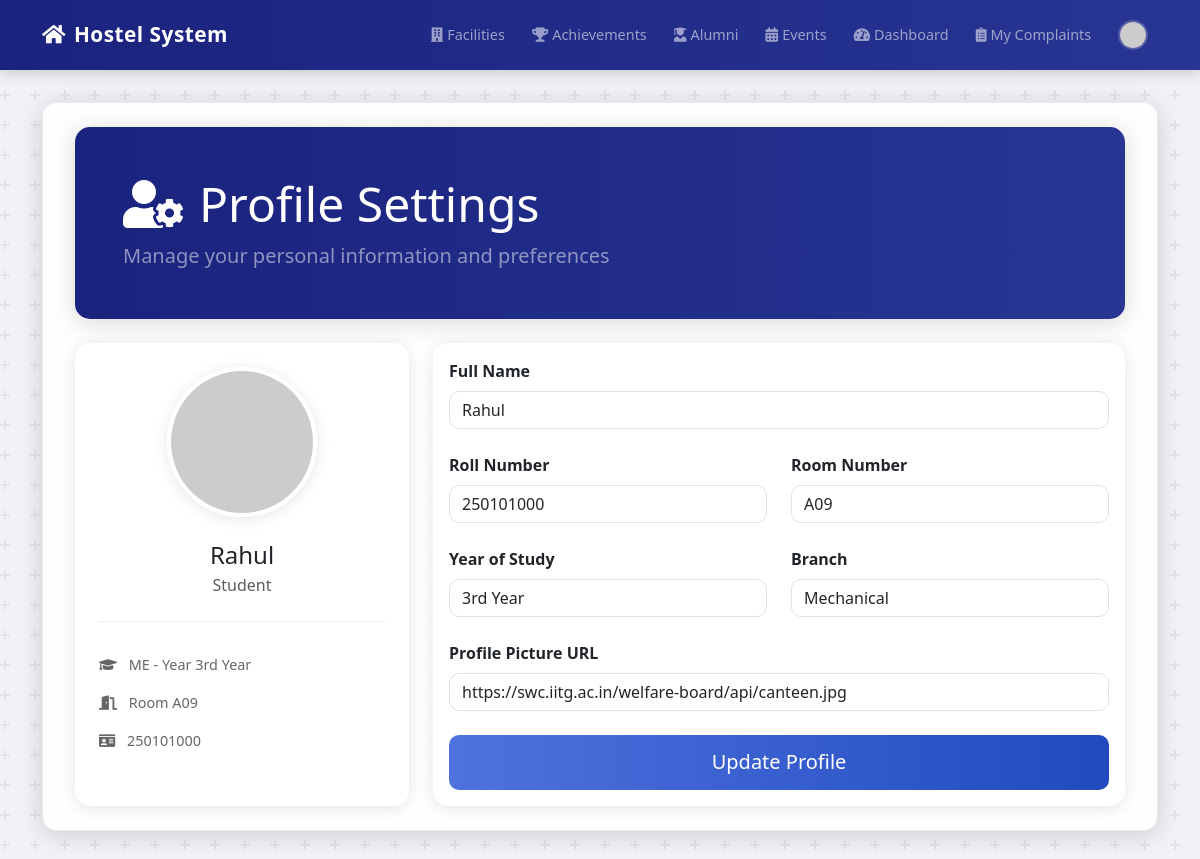
/profile/settings (signed in), run on the app's committed database.
### app.py (models this page shows)
class User(UserMixin, db.Model):
    id = db.Column(db.Integer, primary_key=True)
    username = db.Column(db.String(80), unique=True, nullable=False)
    email = db.Column(db.String(120), unique=True, nullable=False)
    password_hash = db.Column(db.String(128), nullable=False)
    role = db.Column(db.String(50), nullable=False, default='Student')
    name = db.Column(db.Text)
    roll_number = db.Column(db.Text)
    room_number = db.Column(db.Text)
    studying_year = db.Column(db.Text)  # Changed from Numeric to Text
    Branch = db.Column(db.Text)
    profile_pic_url = db.Column(db.Text)

### app.py (the view, shortened to what this page needs)
@app.route('/profile/settings', methods=['GET', 'POST'])
@login_required
def profile_settings():
    form = ProfileForm(obj=current_user)
    return render_template('profile_settings.html', title='Profile Settings', form=form)

### app.py
class ProfileForm(FlaskForm):
    name = StringField('Full Name', validators=[DataRequired()])
    roll_number = StringField('Roll Number', validators=[DataRequired()])
    room_number = StringField('Room Number', validators=[DataRequired()])
    studying_year = SelectField('Year of Study', choices=[
        ('1st Year', '1st Year'),
        ('2nd Year', '2nd Year'),
        ('3rd Year', '3rd Year'),
        ('4th Year', '4th Year'),
        ('Ph.D', 'Ph.D'),
        ('M.Tech', 'M.Tech')
    ], validators=[DataRequired()])
    Branch = SelectField('Branch', choices=[
        ('CSE', 'Computer Science'),
        ('ECE', 'Electronics'),
        ('ME', 'Mechanical'),
        ('CE', 'Civil')
    ], validators=[DataRequired()])
    profile_pic_url = StringField('Profile Picture URL')
    submit = SubmitField('Update Profile')

### app.py (called while the page is built)
@login_manager.user_loader
def load_user(user_id):
    return User.query.get(int(user_id))

### templates/profile_settings.html (shortened to what this page needs)
{% extends "base.html" %}
{% block content %}
<div class="container-md py-4">
    <div class="dashboard-header mb-4">
        <div class="row align-items-center">
            <div class="col-lg-8">
                <h1 class="display-5 text-white mb-2">
                    <i class="fas fa-user-cog me-3"></i>Profile Settings
                </h1>
                <p class="lead text-white-50 mb-0">Manage your personal information and preferences</p>
            </div>
        </div>
    </div>
    <div class="row g-4">
        <div class="col-lg-4">
            <div class="card profile-card h-100">
                <div class="card-body text-center p-4">
                    <div class="profile-pic-wrapper mb-4">
                        {% if current_user.profile_pic_url %}
                            <img src="{{ current_user.profile_pic_url }}"
                                 class="rounded-circle profile-image"
                                 alt="Profile Picture"
                                 onerror="this.src='https://ui-avatars.com/api/?name={{ current_user.name|default(current_user.username, true) }}&background=random&color=fff&size=200'">
                        {% else %}
                            <img src="https://ui-avatars.com/api/?name={{ current_user.name|default(current_user.username, true) }}&background=random&color=fff&size=200"
                                 class="rounded-circle profile-image"
                                 alt="Profile Picture">
                        {% endif %}
                    </div>
                    <h4 class="mb-1">{{ current_user.name or current_user.username }}</h4>
                    <p class="text-muted mb-3">{{ current_user.role }}</p>
                    <div class="user-info">
                        <div class="info-item">
                            <i class="fas fa-graduation-cap me-2"></i>
                            {{ current_user.Branch }} - Year {{ current_user.studying_year }}
                        </div>
                        <div class="info-item">
                            <i class="fas fa-door-open me-2"></i>
                            Room {{ current_user.room_number }}
                        </div>
                        <div class="info-item">
                            <i class="fas fa-id-card me-2"></i>
                            {{ current_user.roll_number }}
                        </div>
                    </div>
                </div>
            </div>
        </div>
        <div class="col-lg-8">
            <div class="card">
                <div class="card-body">
                    <form method="POST" action="">
                        <div class="mb-4">
                            {{ form.name.label(class="form-label fw-bold") }}
                            {{ form.name(class="form-control") }}
                        </div>
                        <div class="row mb-4">
                            <div class="col-md-6">
                                {{ form.roll_number.label(class="form-label fw-bold") }}
                                {{ form.roll_number(class="form-control") }}
                            </div>
                            <div class="col-md-6">
                                {{ form.room_number.label(class="form-label fw-bold") }}
                                {{ form.room_number(class="form-control") }}
                            </div>
                        </div>
                        <div class="row mb-4">
                            <div class="col-md-6">
                                {{ form.studying_year.label(class="form-label fw-bold") }}
                                {{ form.studying_year(class="form-control") }}
                            </div>
                            <div class="col-md-6">
                                {{ form.Branch.label(class="form-label fw-bold") }}
                                {{ form.Branch(class="form-control") }}
                            </div>
                        </div>
                        <div class="mb-4">
                            {{ form.profile_pic_url.label(class="form-label fw-bold") }}
                            {{ form.profile_pic_url(class="form-control") }}
                        </div>
                        <div class="d-grid">
                            {{ form.submit(class="btn btn-primary btn-lg") }}
                        </div>
                    </form>
                </div>
            </div>
        </div>
    </div>
</div>
{% endblock %}

### templates/base.html (style rules this page uses)
body { background-color: #f0f2f5; }
.container-md { background-color: rgba(255, 255, 255, 0.92); border-radius: 15px; box-shadow: 0 4px 25px rgba(0, 0, 0, 0.15); padding: 2rem; margin-top: 2rem; margin-bottom: 2rem; border: 1px solid rgba(0,0,0,0.08); }
.dashboard-header, .hero-section { border-radius: 10px; position: relative; overflow: hidden; }
.btn-primary { border: none; transition: all 0.3s ease; }
.user-info { padding-top: 10px; border-top: 1px solid #eee; }
.info-item { font-size: 0.9rem; color: #666; padding: 4px 0; }

### templates/profile_settings.html (style rules this page uses)
.dashboard-header { padding: 3rem; border-radius: 15px; position: relative; overflow: hidden; box-shadow: 0 4px 25px rgba(0, 0, 0, 0.15); }
.profile-pic-wrapper { width: 150px; height: 150px; margin: 0 auto; position: relative; }
.profile-image { width: 100%; height: 100%; object-fit: cover; border: 4px solid #fff; box-shadow: 0 2px 15px rgba(0,0,0,0.1); }
.profile-card { border: none; box-shadow: 0 2px 15px rgba(0,0,0,0.1); border-radius: 15px; background: white; }
.user-info { text-align: left; padding-top: 1.5rem; border-top: 1px solid #eee; margin-top: 1.5rem; }
.info-item { padding: 0.5rem 0; color: #666; }
.card { border: none; box-shadow: 0 2px 15px rgba(0,0,0,0.1); border-radius: 15px; }
.form-control, .input-group-text { border-radius: 10px; }
.btn-primary { border-radius: 10px; padding: 0.8rem 2rem; font-weight: 500; }
.row { animation: fadeIn 0.5s ease-in; }

### data on the page
User: name "Rahul", role "Student", Branch "ME", studying_year "3rd Year", room_number "A09", roll_number "250101000", Branch "Mechanical", profile_pic_url "https://swc.iitg.ac.in/welfare-board/api/canteen.jpg"
